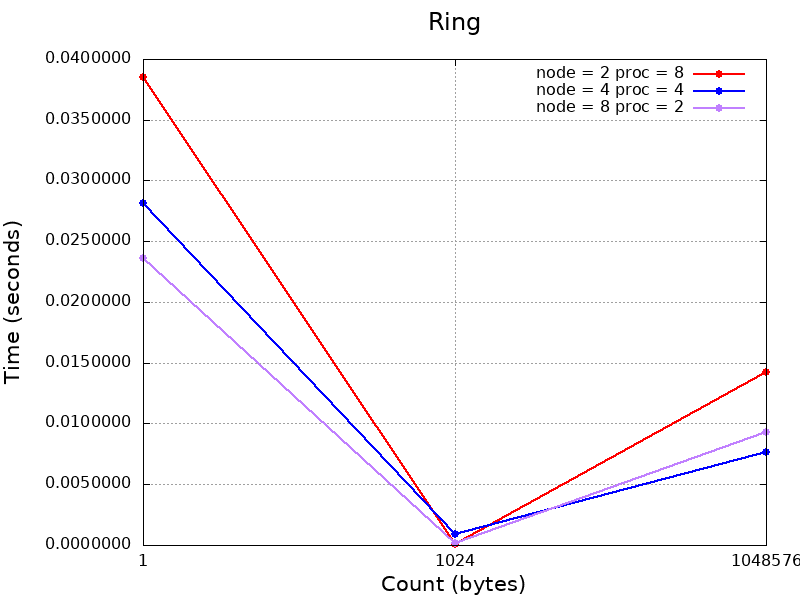

This chart was generated by the following gnuplot code:
#! /usr/bin/gnuplot -persist 

set colorsequence podo
set terminal png size 800, 600
set output "ring.png"
set title "Ring" font 'Calibri,18'
set xlabel "Count (bytes)" font 'Calibri,16'
set ylabel "Time (seconds)" font 'Calibri,16'
set format y "%.7f"
set format x "%.0f"
set xtics font 'Calibri,12'
set ytics font 'Calibri,12'
set grid

# Установка явных значений для xtics
set xtics (1, 1024, 1048576)
set xrange [1:1048576]   # Устанавливаем диапазон по оси X от 1 до 1048576

# Используем логарифмическую шкалу по оси Y
set logscale x

# Построение графиков с данными из файлов
plot '../ring_2node_8proc' using 1:2 title "node = 2 proc = 8" with linespoints lw 2 pt 7 lc rgb 'red', \
     '../ring_4node_4proc' using 1:2 title "node = 4 proc = 4" with linespoints lw 2 pt 7 lc rgb 'blue', \
     '../ring_8node_2proc' using 1:2 title "node = 8 proc = 2" with linespoints lw 2 pt 7 lc rgb 'purple'
